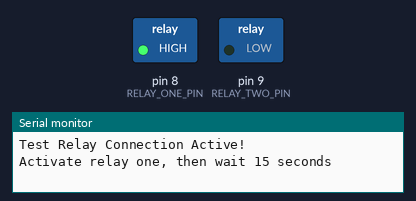
Bench run of a sketch on a simulated Arduino Uno, built with avr-gcc and run on an emulated ATmega328P. Shown: switched loads named in the sketch (green lamp = pin HIGH), the last lines printed to the serial monitor.

Above: at 7.5 s.
At 22.5 s:
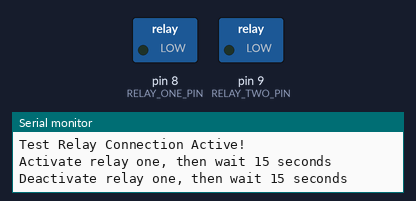
Timing chart, 0 to 39.0 s (numbered marks = the images above):
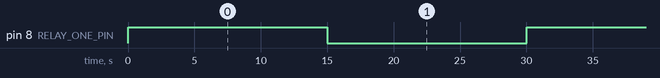

The sketch:

TestRelay.ino
```cpp
#define LEFT_BUTTON_PIN 4
#define RIGHT_BUTTON_PIN 5
#define RELAY_ONE_PIN 8 // left button controls relay one, not sure which one it is (left or right?)
#define RELAY_TWO_PIN 9 // right button controls relay two, not sure which one it is (left or right?)

// state
int currentLeftButtonState = 0;
int currentRightButtonState = 0;
int lastLeftButtonState = 0;
int lastRightButtonState = 0;

void setup() {
  // setup pin modes
  pinMode(LEFT_BUTTON_PIN, INPUT);
  pinMode(RIGHT_BUTTON_PIN, INPUT);
  pinMode(RELAY_ONE_PIN, OUTPUT);
  pinMode(RELAY_TWO_PIN, OUTPUT);

  // set both relays to LOW
  digitalWrite(RELAY_ONE_PIN, LOW);
  digitalWrite(RELAY_TWO_PIN, LOW);


  Serial.begin(9600);
  Serial.println();
  Serial.println("Test Relay Connection Active!");
}

void loop() {
  //currentLeftButtonState = digitalRead(LEFT_BUTTON_PIN);
  //currentRightButtonState = digitalRead(RIGHT_BUTTON_PIN);

  //if (currentLeftButtonState != lastLeftButtonState) {
    //Serial.println("left button has been pressed");
    //digitalWrite(RELAY_ONE_PIN, !digitalRead(RELAY_ONE_PIN));
    //lastLeftButtonState = currentLeftButtonState;
  //}
  //else if (currentRightButtonState != lastRightButtonState) {
    //Serial.println("right button has been pressed");
    //digitalWrite(RELAY_TWO_PIN, !digitalRead(RELAY_TWO_PIN));
    //lastRightButtonState = currentRightButtonState;
  //}

  Serial.println("Activate relay one, then wait 15 seconds");
  digitalWrite(RELAY_ONE_PIN, HIGH);
  delay(15000);
  Serial.println("Deactivate relay one, then wait 15 seconds");
  digitalWrite(RELAY_ONE_PIN, LOW);
  delay(15000);
}
```

Measured:
- by itself, pin 8 (RELAY_ONE_PIN): alternates HIGH for 15.0 s and LOW for 15.0 s
